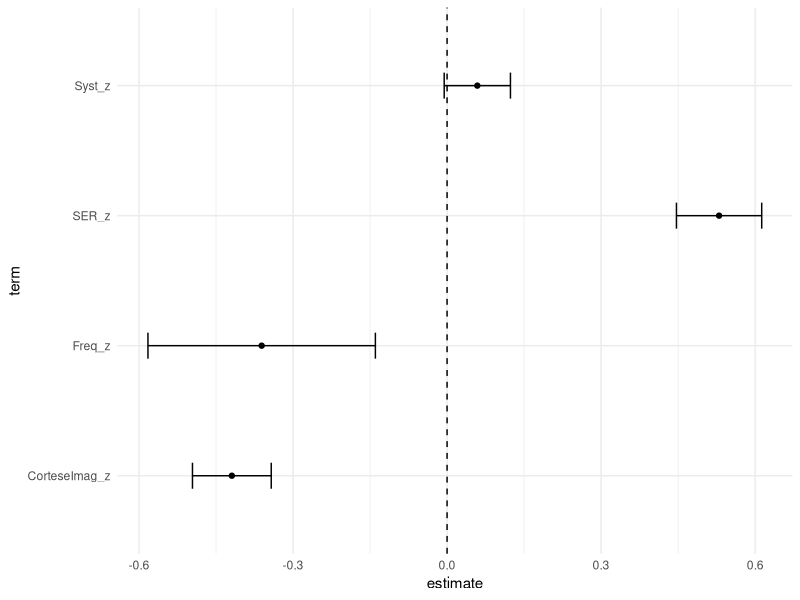
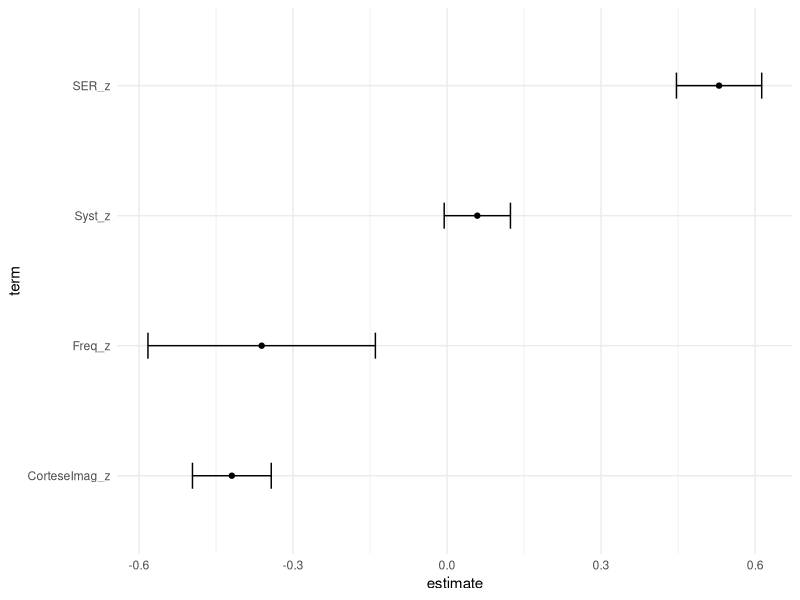
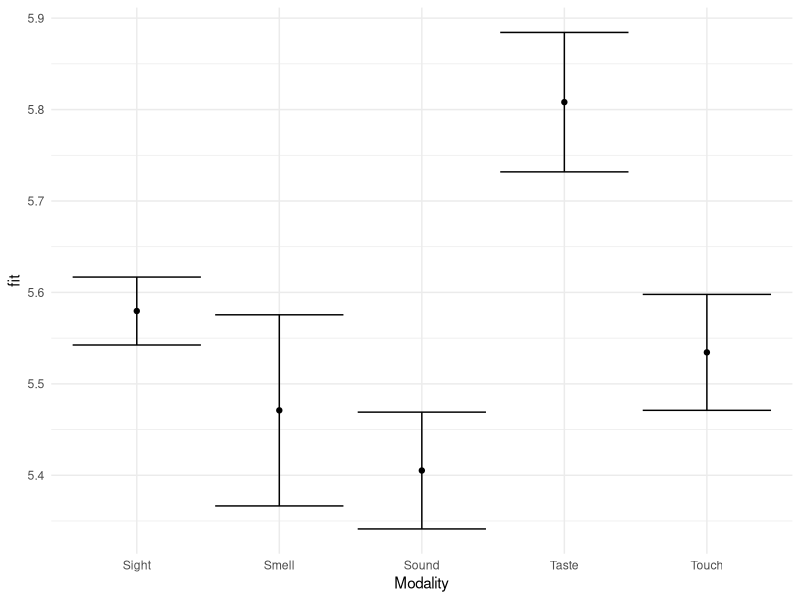
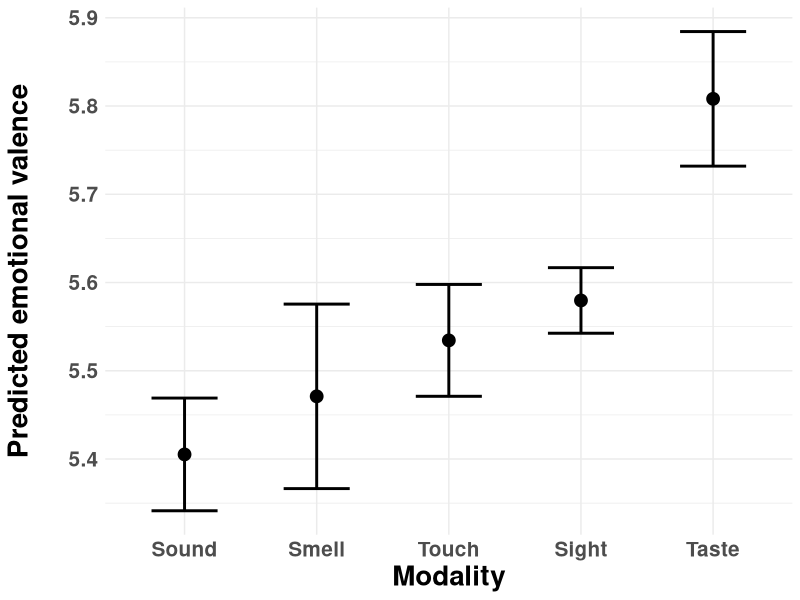
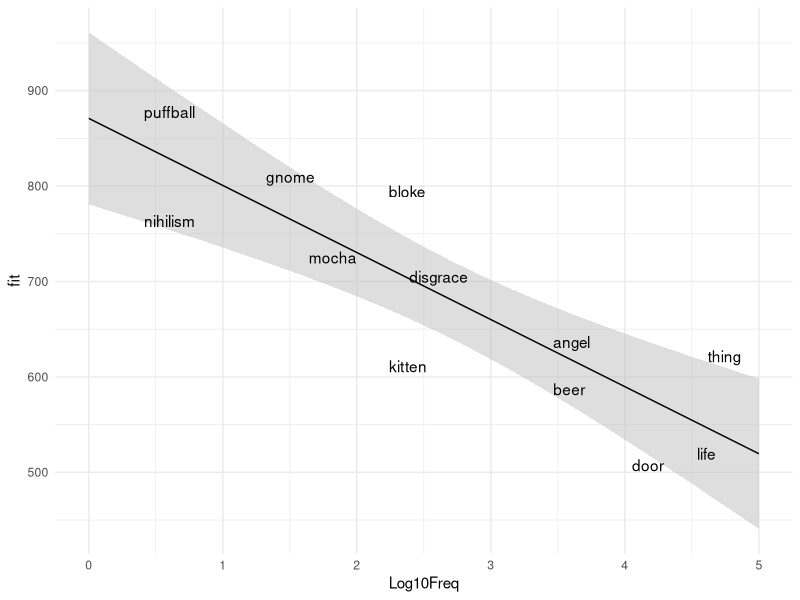

R code for these plots, in order:
# Statistics for Linguists: An Introduction Using R
# Code presented inside Chapter 11:
# Inferential statistics 3


# --------------------------------------------------------
# 11.2. Standard errors and confidence intervals for regression coefficients

# Load tidyverse and broom package:

library(tidyverse)
library(broom)

# Load data:

icon <- read_csv('perry_winter_2017_iconicity.csv')

# Print first four rows:

icon %>% print(n = 4)

# Standardize predictors:

icon <- mutate(icon,
               SER_z = scale(SER),
               CorteseImag_z = scale(CorteseImag),
               Syst_z = scale(Syst),
               Freq_z = scale(Freq))

# Fit model:

icon_mdl_z <- lm(Iconicity ~ SER_z + CorteseImag_z +
                   Syst_z + Freq_z, data = icon)

# Look at coefficient table:

tidy(icon_mdl_z) %>%
  mutate(p.value = format.pval(p.value, 4),
         estimate = round(estimate, 2),
         std.error = round(std.error, 2),
         statistic = round(statistic, 2))

# Recreate dot-and-whisker plot:

mycoefs <- tidy(icon_mdl_z, conf.int = TRUE) %>%
	filter(term != '(Intercept)')

mycoefs %>% ggplot(aes(x = term, y = estimate)) +
  geom_point() +
  geom_errorbar(aes(ymin = conf.low, ymax = conf.high),
                width = 0.2) +
  geom_hline(yintercept = 0, linetype = 2) +
  coord_flip() + theme_minimal()

# Rerun with recoded factor:

pred_order <- arrange(mycoefs, estimate)$term
pred_order

mycoefs <- mutate(mycoefs,
                  term = factor(term, levels = pred_order))

# Rerun the plotting command:

mycoefs %>% ggplot(aes(x = term, y = estimate)) +
	geom_point() +
	geom_errorbar(aes(ymin = conf.low, ymax = conf.high),
	width = 0.2) +
		coord_flip() + theme_minimal()



# --------------------------------------------------------
# 11.3. Significance tests with multi-level categorical predictors

# Load data:

senses <- read_csv('winter_2016_senses_valence.csv')

# First four rows:

senses %>% print(n = 4)

# Fit a model:

senses_mdl <- lm(Val ~ Modality, data = senses)

# Look at the coefficients:

tidy(senses_mdl) %>%
  mutate(estimate = round(estimate, 2),
         std.error = round(std.error, 2),
         statistic = round(statistic, 2),
         p.value = format.pval(p.value, 4))

# Fit null model (intercpet-only):

senses_null <- lm(Val ~ 1, data = senses)

# Model comparison:

anova(senses_null, senses_mdl)

# Overall model performance is the same in this case:

glance(senses_mdl)

# (This is the case because there's only one predictor)

# Load emmeans library:

library(emmeans)

# Perform full suite of pairwise comparisons...
# ... with Bonferroni correction:

emmeans(senses_mdl, list(pairwise ~ Modality),
        adjust = 'bonferroni')



# --------------------------------------------------------
# 11.4. Another example: the absolute valence of taste and smell words

# Create an absolute valence measure ('folded valence'):

senses <- mutate(senses,
                 Val_z = scale(Val),
                 AbsVal = abs(Val_z))

# Fit a model:

abs_mdl <- lm(AbsVal ~ Modality, data = senses)

# Look at overall modality effect:

anova(abs_mdl)

# Chemical senses vector:

chems <- c('Taste', 'Smell')

# Create a chemical senses vs. other variable:

senses <- mutate(senses,
                 ChemVsRest = ifelse(Modality %in% chems,
                                     'Chem', 'Other'))

# Quick sanity check of the new column:

with(senses, table(Modality, ChemVsRest))

# Perform linear model:

abs_mdl <- lm(AbsVal ~ ChemVsRest, data = senses)

# Check output:

tidy(abs_mdl)



# --------------------------------------------------------
# 11.5. Communicating uncertainty around predictions: categorical data

# Get predictions:

newpreds <- tibble(Modality =
                        sort(unique(senses$Modality)))

# Check:

newpreds

# Append fitted values to tibble:

fits <- predict(senses_mdl, newpreds)

# Check:

fits

# Add standard errors of predictions:

SEs <- predict(senses_mdl, newpreds,
               se.fit = TRUE)$se.fit

# Check:

SEs

# Put this into a tibble to compute 95% CIs:

CI_tib <- tibble(fits, SEs)

CI_tib

# Compute CIs:

CI_tib <- mutate(CI_tib,
                 LB = fits - 1.96 * SEs, # lower bound
                 UB = fits + 1.96 * SEs) # upper bound

# Check:

CI_tib

# Comparison:

sense_preds <- predict(senses_mdl, newpreds, interval = 'confidence')

sense_preds

# Append modality labels:

sense_preds <- cbind(newpreds, sense_preds)

sense_preds

# Make a plot of the predictions:

sense_preds %>%
	ggplot(aes(x = Modality, y = fit)) +
		geom_point() +
		geom_errorbar(aes(ymin = lwr, ymax = upr)) +
		theme_minimal()

# Extract ascending order:

sense_order <- arrange(sense_preds, fit)$Modality

# Set factor to this order:

sense_preds <- mutate(sense_preds,
                      Modality = factor(Modality,
                                        levels = sense_order))

# Better plot:

sense_preds %>%
  ggplot(aes(x = Modality, y = fit)) +
  geom_point(size = 4) +
  geom_errorbar(aes(ymin = lwr, ymax = upr),
                size = 1, width = 0.5) +
  ylab('Predicted emotional valence\n') +
  theme_minimal() +
  theme(axis.text.x =
          element_text(face = 'bold', size = 15),
        axis.text.y =
          element_text(face = 'bold', size = 15),
        axis.title =
          element_text(face = 'bold', size = 20))



# --------------------------------------------------------
# 10.6. Communicating uncertainty for continuous data

# Load data:

ELP <- read_csv('ELP_frequency.csv')

# Log-transform:

ELP <- mutate(ELP,
	Log10Freq = log10(Freq))

# Check:

ELP

# Fit RT by log frequency model:

ELP_mdl <- lm(RT ~ Log10Freq, ELP)

# Create tibble with new data:

newdata <- tibble(Log10Freq = seq(0, 5, 0.01))

# Compute 95% confidence interval:

preds <- predict(ELP_mdl, newdata,
                 interval = 'confidence')

# Check:

head(preds)

# Glue together:

preds <- cbind(newdata, preds)

head(preds)

# Plot:

preds %>% ggplot(aes(x = Log10Freq, y = fit)) +
  geom_ribbon(aes(ymin = lwr, ymax = upr),
              fill = 'grey', alpha = 0.5) +
  geom_line() +
  geom_text(data = ELP, aes(y = RT, label = Word)) +
  theme_minimal()
